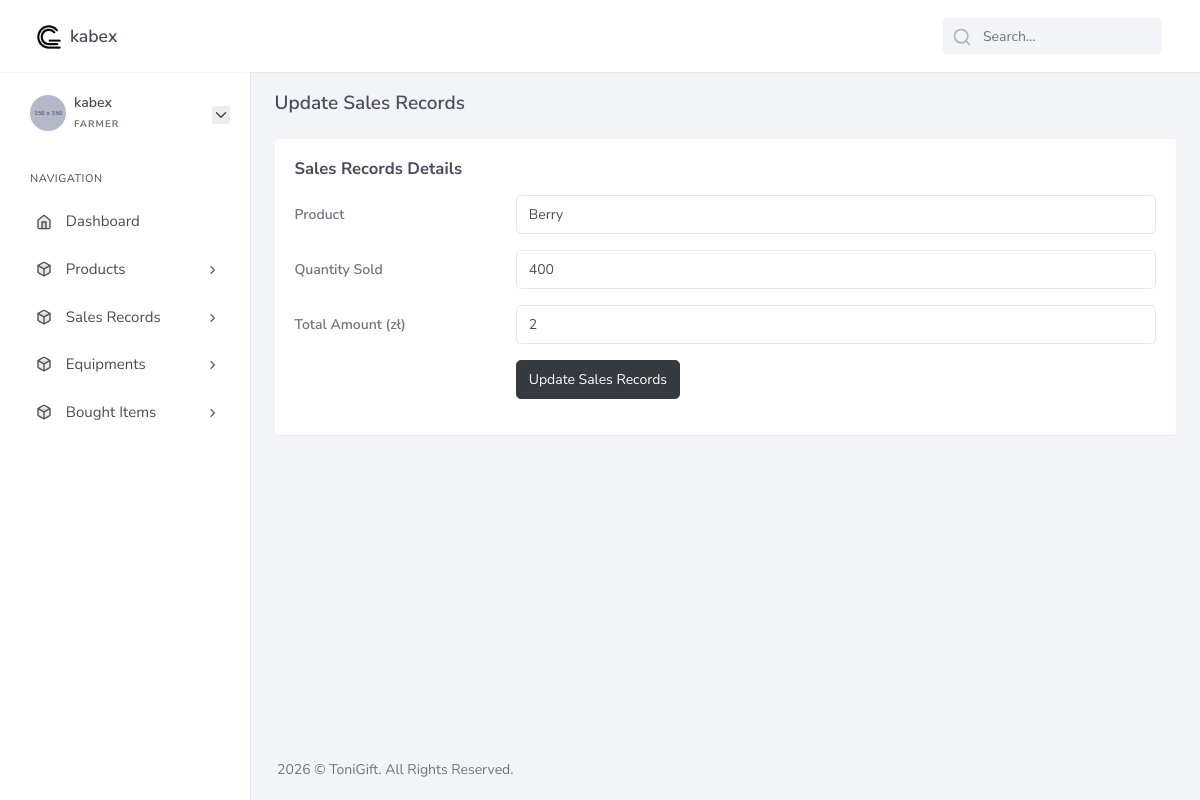
The app's page /farmer/edit_sale.php?id=3 (signed in) with its own data.
### tables this page shows
CREATE TABLE `sales` (
  `id` int(11) NOT NULL,
  `product_id` bigint(20) NOT NULL,
  `quantity` int(11) NOT NULL,
  `total_amount` decimal(10,0) NOT NULL,
  `time_sold` timestamp NOT NULL DEFAULT current_timestamp()
);

CREATE TABLE `products` (
  `id` int(11) NOT NULL,
  `farmer_id` int(11) NOT NULL,
  `product_name` varchar(180) NOT NULL,
  `price` decimal(10,0) NOT NULL,
  `description` text NOT NULL,
  `status` int(11) NOT NULL DEFAULT 0
);

### core/db.class.php (called while the page is built, shortened)
<?php
    class DB {
        public $host = 'localhost';
        public $dbname = 'farming_system';
        public $password = '';
        public $username = 'root';
        public $conn;
        function __construct(){
            try {
                $this->conn = new PDO("mysql:host=$this->host;dbname=$this->dbname;", $this->username, $this->password);
                $this->conn->setAttribute(PDO::ATTR_ERRMODE,PDO::ERRMODE_EXCEPTION);
            } catch (PDOException $ex) {
                echo 'Error in database connection '. $ex->getMessage();
            }
        }
        function prep($query){
            return $this->conn->prepare($query);
        }
        function fetch($query,$value){
            $query = $this->prep($query);
            $query->execute($value);
            return $query->fetch();
        }
    }
?>

### core/sales.class.php (called while the page is built, shortened)
<?php
    include_once 'db.class.php';
    class Sales extends DB{
        function fetch_sale($id){
            return DB::fetch("SELECT product_name, sales.quantity, sales.id, total_amount, time_sold, product_id FROM sales JOIN products on products.id = sales.product_id WHERE sales.id = ? ",[$id] );
        }
    }
?>

### farmer/edit_sale.php (the view, shortened to what this page needs)
<?php
$id = $_GET['id'];
include_once '../core/sales.class.php';
$sale_obj = new Sales();
$sale = $sale_obj->fetch_sale($id);
?>
<!DOCTYPE html>
<html lang="en">
<?php include_once 'components/head.php'; ?>
<body>
    <div id="wrapper">
        <?php include_once 'components/header.php'; ?>
        <?php include_once 'components/sidebar.php'; ?>
        <div class="content-page">
            <div class="content">
                <div class="container-fluid">
                    <div class="row page-title align-items-center">
                        <div class="col-sm-4 col-xl-6">
                            <h4 class="mb-1 mt-0">Update Sales Records</h4>
                        </div>
                    </div>
                    <div class="row">
                        <div class="col-xl-12">
                            <div class="card">
                                <div class="card-body">
                                    <h4 class="mb-3 header-title mt-0">Sales Records Details</h4>
                                    <form class="form-horizontal" id="updateSalesForm" method="post">
                                        <div class="form-group row mb-3">
                                            <label for="" class="col-3 col-form-label">Product</label>
                                            <div class="col-9">
                                                <input readonly class="form-control" value="<?php echo $sale['product_name']?>" />
                                            </div>
                                        </div>
                                        <div class="form-group row mb-3">
                                            <label for="" class="col-3 col-form-label">Quantity Sold</label>
                                            <div class="col-9">
                                                <input value="<?php echo $sale['quantity']?>" type="number" min="1" required name="quantity" id="quantity" class="form-control">
                                            </div>
                                        </div>
                                        <div class="form-group row mb-3">
                                            <label for="" class="col-3 col-form-label">Total Amount (zł)</label>
                                            <div class="col-9">
                                                <input type="number" value="<?php echo $sale['total_amount']?>" readonly required name="total_amount" id="total_amount" class="form-control">
                                            </div>
                                        </div>
                                        <div class="form-group mb-0 justify-content-end row">
                                            <div class="col-9">
                                                <button type="submit" class="btn btn-dark">Update Sales Records</button>
                                            </div>
                                        </div>
                                    </form>
                                </div>
                            </div>
                        </div>
                    </div>
                </div>
            </div>
            <?php include_once 'components/footer.php'; ?>
        </div>
    </div>
</body>
</html>

### records on screen
sales: product.product_name "Berry", quantity "400", total_amount "2"

### other values on screen
$_SESSION['farmer']['username'] "kabex"
